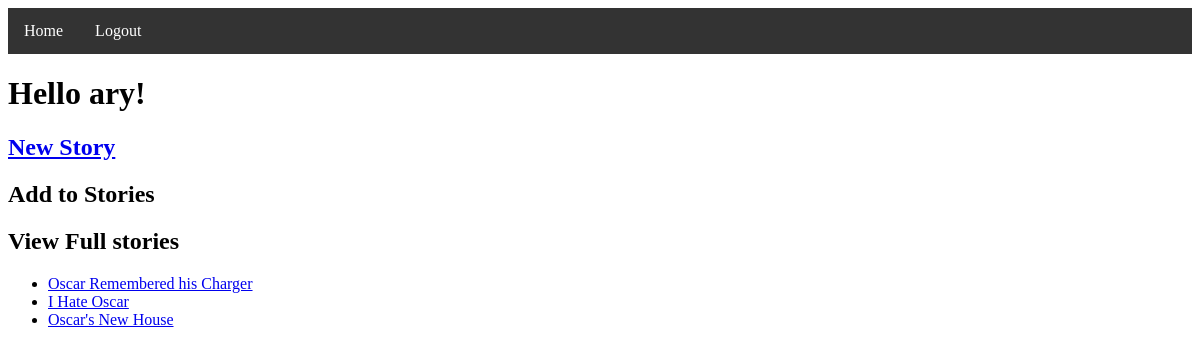
Screenshot of / (signed in) with the database file from the repository.
### tables this page shows
CREATE TABLE Users (ID INTEGER PRIMARY KEY AUTOINCREMENT, Username TEXT, Password TEXT);

CREATE TABLE Stories (ID INTEGER PRIMARY KEY AUTOINCREMENT, Title TEXT, FullStory TEXT, Latest_Update TEXT);

### __init__.py (the view)
@app.route('/', methods=['GET'])
def landing():
    if logged_in():
        username = session['username']
        viewable_stories, editable_stories = db_builder.split_viewable_stories(username)
        return render_template('index.html', logged_in=logged_in(), username=username,viewable=viewable_stories, edtiable=editable_stories)
    else:
        return render_template('intro.html')

### __init__.py (called while the page is built)
def logged_in():
    return session.get('username') is not None

### db_builder.py (called while the page is built)
def split_viewable_stories(username):
    db = sqlite3.connect(DB_FILE) #open if file exists, otherwise create
    c = db.cursor()               #facilitate db ops -- you will use cursor to trigger db events
    c.execute("SELECT ID FROM Stories")
    all_story_ids = set([entry[0] for entry in c.fetchall()])
    user_id = get_id(username)
    c.execute("SELECT StoryID FROM Contributions WHERE UserID=?", [user_id])
    contributed_story_id_set = set([entry[0] for entry in c.fetchall()])
    viewable_story_list = [(story_id, get_story_title_by_id(story_id)) for story_id in contributed_story_id_set]
    editable_story_list = [(story_id, get_story_title_by_id(story_id)) for story_id in all_story_ids.difference(contributed_story_id_set)]
    db.commit() #save changes
    db.close()  #close database
    return (viewable_story_list, editable_story_list)

def get_story_title_by_id(story_id):
    db = sqlite3.connect(DB_FILE)  # open if file exists, otherwise create
    c = db.cursor()
    c.execute("SELECT Title FROM Stories WHERE ID=?", [story_id])
    title = c.fetchone()[0]
    db.commit()
    db.close()
    return title

def get_id(username):
    db = sqlite3.connect(DB_FILE) #open if file exists, otherwise create
    c = db.cursor()               #facilitate db ops -- you will use cursor to trigger db events
    user_ID = None
    c.execute("SELECT ID FROM Users WHERE Username=?", [username])
    row = c.fetchone()
    if row is not None:
        user_ID = row[0]
    return user_ID

### templates/index.html (shortened to what this page needs)
<!DOCTYPE html>
<html lang="en" dir="ltr">
    <head>
        <link rel="stylesheet" href="{{ url_for('static', filename='styles/stylesheet.css') }}">
        <ul class="nav">
            {% if logged_in %}
                <li class="nav"><a class="nav" href="/">Home</a></li>
                <li class="nav"><a class="nav" href="/logout">Logout</a></li>
            {% else %}
                <li class="nav"><a class="nav" href="/">Home</a></li>
                <li class="nav"><a class="nav" href="/login">Login</a></li>
                <li class="nav"><a class="nav" href="/register">Register</a></li>
            {% endif %}
        </ul>
    </head>
    <body>
        <h1>Hello {{username}}!</h1>
        <h2><a href="/new">New Story</a></h2>
        <h2>Add to Stories</h2>
        <h2>View Full stories</h2>
        <ul class="story">
            {%for id, title in viewable%}
                <li class="story"><a class="story" href="/{{id}}">{{title}}</a></li>
            {%endfor%}
        </ul>
    </body>
</html>

### static/styles/stylesheet.css (style rules this page uses)
ul.nav { list-style-type: none; margin: 0; padding: 0; overflow: hidden; background-color: #333; }
li.nav { float: left; }
li a.nav { display: block; color: white; text-align: center; padding: 14px 16px; text-decoration: none; }

### rows the page displays
Users: Username "ary"
Stories: Title "Oscar Remembered his Charger"
Stories: Title "I Hate Oscar"
Stories: Title "Oscar's New House"
